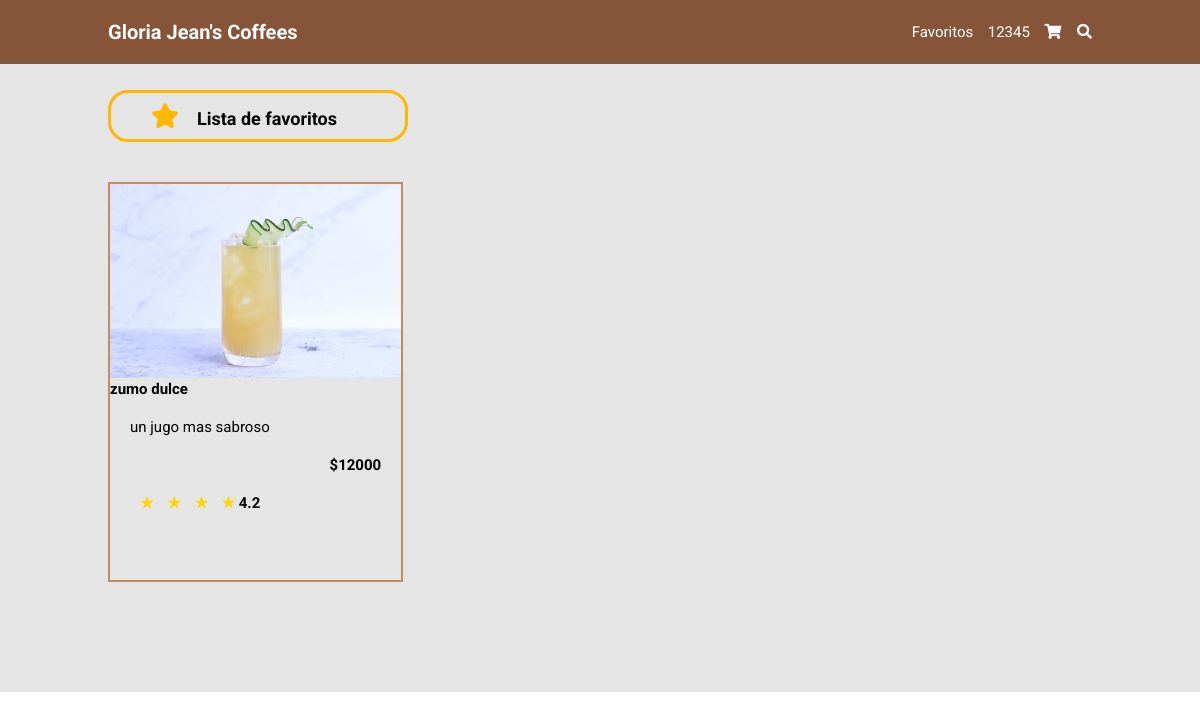
The page /favorites/ (signed in) on the database its author committed.
### tables this page shows
CREATE TABLE plato (cod_plato INTEGER PRIMARY KEY AUTOINCREMENT NOT NULL UNIQUE, imagen STRING DEFAULT (0), nombre STRING (100) NOT NULL UNIQUE, tipo STRING (50) DEFAULT bebida NOT NULL, calificacion DECIMAL (2) DEFAULT (4.2), descripcion STRING (200) NOT NULL, valor DECIMAL NOT NULL DEFAULT (0));

### app.py (the view)
@app.route("/favoritos/")
@app.route("/favorites/")
def favorites():
    if 'user' in session:
        sql = f"SELECT id_usuario FROM usuario WHERE user='{session['user']}'"
        res = seleccion(sql)
        sql = f"SELECT p.imagen, p.nombre, p.calificacion, p.valor, p.descripcion FROM favoritos f, plato p WHERE f.id_usuario='{res[0][0]}' and p.cod_plato=f.cod_plato"
        res = seleccion(sql)
        print(res)
        return render_template('favoritos.html', titulo='favoritos' ,res=res)
    return redirect(url_for('index'))

### conexion.py (called while the page is built)
def seleccion(sql) -> list:
    try:
        with sqlite3.connect(URL_DB) as con:
            cur = con.cursor()
            res = cur.execute(sql).fetchall()
    except Exception:
        res = None
    return res

### templates/favoritos.html (shortened to what this page needs)
{% extends 'base.html'%}
{% block cuerpo%}
    <section class="favoritos">
      <h1 class="tfavorito"><i class="fas fa-star"></i>&nbsp &nbsp Lista de favoritos</h1>
      <div class="content-box">
        {% for i in res  %}
        <div class="box">
          <a href="/producto/?plate={{ i[1] }}"><img src="{{url_for('static',filename=i[0])}}" class="img" alt="plato2" /></a>
          <div class="contenido">
            <h1> {{i[1]}} </h1>
            <p class="description"> {{ i[4]}} </p>
            <p class="precio">${{ i[3] }}</p>
            <div class="estrellas">
              {% for y in range(i[2]|int) %}
              <a class="estrella">&#9733 {% endfor %}<span class="puntaje">  {{ i[2] }}</span></a>
            </div>
          </div>
        </div>
        {% endfor %}
      </div>
  </section>
{% endblock %}

### static/css/style.css (style rules this page uses)
:root { --marron: #865439; --marronclaro: #c68b59; }
* { border: 0; box-sizing: border-box; font-family: "Roboto", sans-serif; padding: 0; margin: 0; transition: all 0.2s linear; text-decoration: none; list-style: none; outline: none; }
html { font-size: 62.5%; overflow-x: hidden; scroll-behavior: smooth; scroll-padding-top: 6rem; }
section { padding: 2rem 9%; }
.img { width: 100%; max-height: 50%; }
.content-box { display: flex; flex-wrap: wrap; gap: 1.5rem; }
.content-box .box { width: 1px; flex: 1 1 28rem; position: relative; overflow: hidden; border: 0.2rem solid var(--marronclaro); max-width: 30%; height: 400px; margin-bottom: 20px; cursor: pointer; }
.description { color: #000; margin-top: 2rem; font-size: 1.5rem; text-align: left; padding: 0 2rem }
.precio { margin-top: 2rem; font-size: 1.5rem; text-align: left; padding: 0 2rem; color:#000; font-weight: bolder; }
.estrellas { margin-top: 2rem; font-size: 1.5rem; text-align: left; padding: 0 2rem; color:#FB8200; font-weight: bolder; }
.puntaje { color:#000; }
.estrella { margin-left: 10px; color: #FFD700; }
.favoritos { background-color: #E5E5E5; padding: 9rem 9%; }
.tfavorito { margin-bottom: 4rem; color:var(--azul) ; font-size: 18px; border: 3px solid #FFB800; border-radius: 2rem; width: 300px; padding: 1rem; }
.tfavorito i { color: #FFB800; margin-left: 3rem; font-size: 25px; }
.precio { text-align: right; }

### rows shown on the page
plato: imagen (picture), nombre "zumo dulce", descripcion "un jugo mas sabroso", valor "12000", calificacion "4.2"

### other values the page prints
{{ session['user'] }} "12345"
